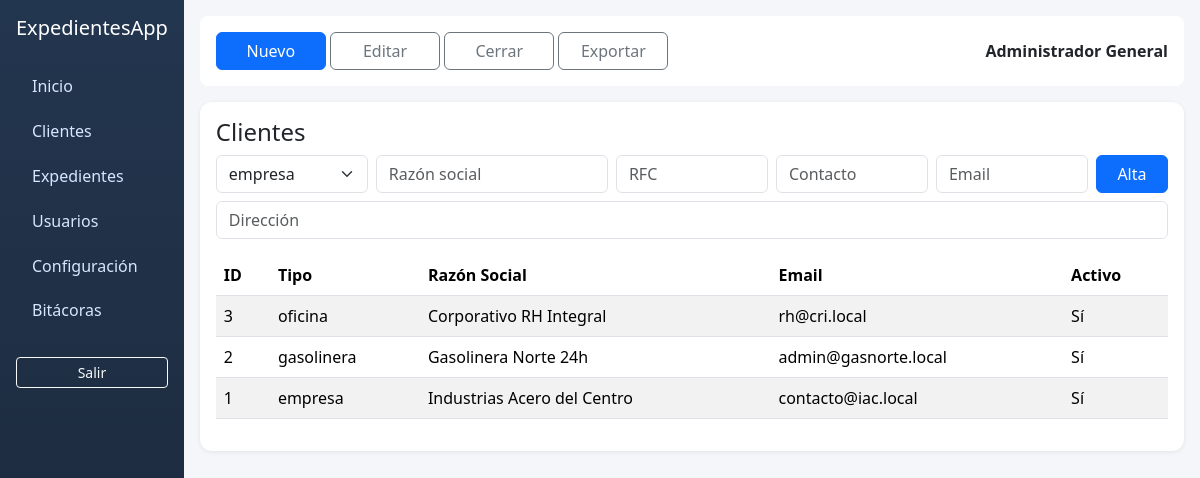
The page /ExpedientesApp/public/clients (signed in) on the database its author committed.
### tables this page shows
CREATE TABLE clients (
  id INT AUTO_INCREMENT PRIMARY KEY,
  type ENUM('oficina','empresa','gasolinera') NOT NULL DEFAULT 'empresa',
  razon_social VARCHAR(180) NOT NULL,
  rfc VARCHAR(20) NULL,
  contacto VARCHAR(150) NULL,
  email VARCHAR(180) NULL,
  phone VARCHAR(40) NULL,
  address VARCHAR(255) NULL,
  is_active TINYINT(1) NOT NULL DEFAULT 1,
  created_at DATETIME NOT NULL,
  updated_at DATETIME NOT NULL,
  INDEX idx_clients_active (is_active)
);

### app/Core/View.php (called while the page is built, shortened)
<?php
class View
{
    public static function render(string $view, array $data = []): void
    {
        include base_path('views/layout.php');
    }
}

### app/Controllers/ClientController.php (called while the page is built, shortened)
<?php
class ClientController
{
    public function index(): void
    {
        View::render('pages/clients', ['title' => 'Clientes', 'clients' => Client::all()]);
    }
}

### app/Core/Router.php (called while the page is built, shortened)
<?php
class Router
{
    private array $routes = [];
    private function add(string $method, string $path, array $action, array $roles): void
    {
        $this->routes[$method][$path] = ['action' => $action, 'roles' => $roles];
    }
    public function dispatch(string $method, string $uri): void
    {
        $path = parse_url($uri, PHP_URL_PATH) ?: '/';
        $base = rtrim(env('BASE_PATH', ''), '/');
        if ($base && str_starts_with($path, $base)) {
            $path = substr($path, strlen($base));
        }
        $path = $path ?: '/';
        $route = $this->routes[$method][$path] ?? null;
        [$class, $methodName] = $route['action'];
        (new $class())->$methodName();
    }
    public static function url(string $path): string
    {
        $base = rtrim(env('BASE_PATH', ''), '/');
        return $base . ($path === '/' ? '' : $path);
    }
}

### public/index.php (called while the page is built, shortened)
<?php
require_once dirname(__DIR__) . '/app/Core/helpers.php';
$router = new App\Core\Router();
$router->get('/', [App\Controllers\DashboardController::class, 'index'], ['ADMIN','CAPTURISTA','CONSULTOR']);
$router->get('/login', [App\Controllers\AuthController::class, 'loginForm']);
$router->post('/login', [App\Controllers\AuthController::class, 'login']);
$router->post('/logout', [App\Controllers\AuthController::class, 'logout'], ['ADMIN','CAPTURISTA','CONSULTOR']);
$router->get('/dashboard', [App\Controllers\DashboardController::class, 'index'], ['ADMIN','CAPTURISTA','CONSULTOR']);
$router->get('/clients', [App\Controllers\ClientController::class, 'index'], ['ADMIN','CAPTURISTA','CONSULTOR']);
$router->post('/clients/store', [App\Controllers\ClientController::class, 'store'], ['ADMIN']);
$router->post('/clients/update', [App\Controllers\ClientController::class, 'update'], ['ADMIN']);
$router->get('/users', [App\Controllers\UserController::class, 'index'], ['ADMIN']);
$router->post('/users/store', [App\Controllers\UserController::class, 'store'], ['ADMIN']);
$router->post('/users/update', [App\Controllers\UserController::class, 'update'], ['ADMIN']);
$router->get('/cases', [App\Controllers\CaseController::class, 'index'], ['ADMIN','CAPTURISTA','CONSULTOR']);
$router->get('/cases/create', [App\Controllers\CaseController::class, 'createForm'], ['ADMIN','CAPTURISTA']);
$router->get('/cases/edit', [App\Controllers\CaseController::class, 'editForm'], ['ADMIN','CAPTURISTA']);
$router->post('/cases/store', [App\Controllers\CaseController::class, 'store'], ['ADMIN','CAPTURISTA']);
$router->post('/cases/update', [App\Controllers\CaseController::class, 'update'], ['ADMIN','CAPTURISTA']);
$router->get('/settings', [App\Controllers\SettingController::class, 'index'], ['ADMIN']);
$router->post('/settings/update', [App\Controllers\SettingController::class, 'update'], ['ADMIN']);
$router->get('/logs', [App\Controllers\LogController::class, 'index'], ['ADMIN']);
try {
    $router->dispatch($_SERVER['REQUEST_METHOD'], $_SERVER['REQUEST_URI']);
} catch (Throwable $e) {
    App\Core\Logger::error($e->getMessage() . '\n' . $e->getTraceAsString());
    http_response_code(500);
    echo 'Error interno. Revisa storage/logs/app.log';
}

### app/Core/Auth.php (called while the page is built, shortened)
<?php
class Auth
{
    public static function user(): ?array
    {
        return $_SESSION['user'] ?? null;
    }
    public static function hasRole(array|string $roles): bool
    {
        $roles = (array)$roles;
        return in_array(self::user()['role'] ?? '', $roles, true);
    }
}

### app/Core/helpers.php (called while the page is built, shortened)
<?php
if (!function_exists('env')) {
    function env(string $key, mixed $default = null): mixed
    {
        return $_ENV[$key] ?? $_SERVER[$key] ?? $default;
    }
}
if (!function_exists('e')) {
    function e(?string $value): string
    {
        return htmlspecialchars((string) $value, ENT_QUOTES, 'UTF-8');
    }
}

### app/Models/Client.php (called while the page is built, shortened)
<?php
class Client extends BaseModel
{
    public static function all(): array
    {
        return self::db()->query('SELECT * FROM clients ORDER BY id DESC')->fetchAll();
    }
}

### views/pages/clients.php (the view, shortened to what this page needs)
<div class="table-wrap">
  <div class="d-flex justify-content-between"><h4>Clientes</h4></div>
  <?php if (Auth::hasRole('ADMIN')): ?>
  <form method="post" action="<?= App\Core\Router::url('/clients/store') ?>" class="row g-2 mb-3">
    <div class="col-md-2"><select class="form-select" name="type"><option>empresa</option><option>oficina</option><option>gasolinera</option></select></div>
    <div class="col-md-3"><input class="form-control" name="razon_social" placeholder="Razón social" required></div>
    <div class="col-md-2"><input class="form-control" name="rfc" placeholder="RFC"></div>
    <div class="col-md-2"><input class="form-control" name="contacto" placeholder="Contacto"></div>
    <div class="col-md-2"><input class="form-control" name="email" placeholder="Email"></div>
    <div class="col-md-1"><button class="btn btn-primary w-100">Alta</button></div>
    <div class="col-12"><input class="form-control" name="address" placeholder="Dirección"></div>
  </form>
  <?php endif; ?>
  <table class="table table-striped"><thead><tr><th>ID</th><th>Tipo</th><th>Razón Social</th><th>Email</th><th>Activo</th></tr></thead><tbody>
  <?php foreach ($clients as $c): ?><tr><td><?=$c['id']?></td><td><?=e($c['type'])?></td><td><?=e($c['razon_social'])?></td><td><?=e($c['email'])?></td><td><?=$c['is_active']?'Sí':'No'?></td></tr><?php endforeach; ?>
  </tbody></table>
</div>

### public/assets/css/app.css (style rules this page uses)
:root { --sidebar:#223047; --accent:#0d6efd; }
body { background:#f4f6f9; }
.table-wrap { background:#fff; border-radius:.75rem; box-shadow:0 1px 4px rgba(0,0,0,.08); padding:1rem; }

### rows shown on the page
clients: id "3", type "oficina", razon_social "Corporativo RH Integral", email "rh@cri.local", is_active "Sí"
clients: id "2", type "gasolinera", razon_social "Gasolinera Norte 24h", email "admin@gasnorte.local", is_active "Sí"
clients: id "1", type "empresa", razon_social "Industrias Acero del Centro", email "contacto@iac.local", is_active "Sí"

### other values the page prints
Auth::user()['name'] "Administrador General"
